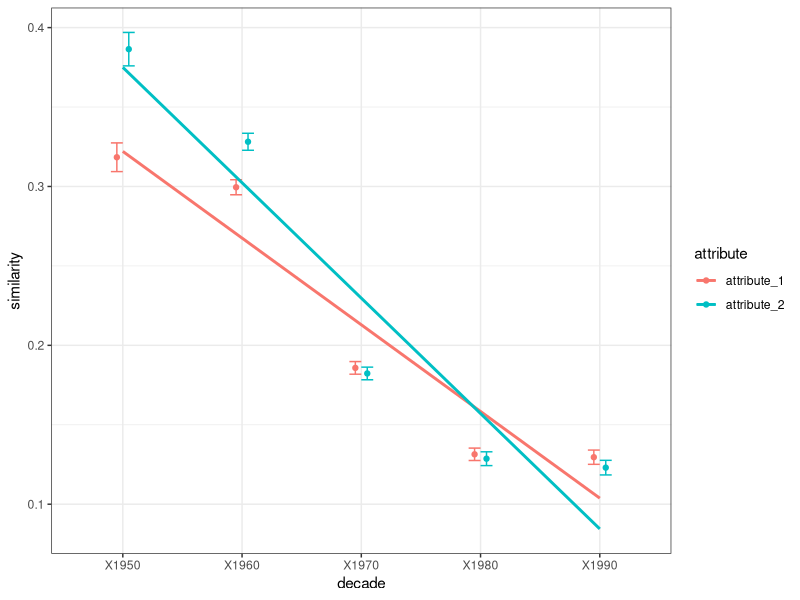

This figure's R source: (Note: this script raises an error after producing the figure.)
library(tidyverse)
library(lmerTest)
library(nlme)

panel_data <- read.csv("my_analysis/panel_data.csv")

# 整理数据，宽表转长表，
# 对于每个词对，如果有任何一个年代相似度为0，就去除这一词对
# 标记为注释的行是对每个年代的所有相似度分别进行标准化
panel_data <- panel_data %>%
  filter_if(., is.numeric, all_vars(. != 0)) %>%
  #{ .[, paste0("X", "", seq(1950, 1990, 10))] <- scale(.[, paste0("X", "", seq(1950, 1990, 10))]); . } %>%
  pivot_longer(paste0("X", "", seq(1950, 1990, 10)), names_to = "decade", values_to = "similarity")

# 绘图，误差棒是标准误，
# 标记为注释的两行分别是把误差棒改成标准差，和把回归直线改为连线
ggplot(panel_data, aes(decade, similarity, col = attribute)) +
  stat_summary(fun = "mean", geom = "point", position = position_dodge(0.2)) +
  stat_summary(fun.min = function(x) mean(x) + sd(x) / sqrt(length(x)), fun.max = function(x) mean(x) - sd(x) / sqrt(length(x)),
               #fun.min = function(x) mean(x) + sd(x), fun.max = function(x) mean(x) - sd(x),
               geom = "errorbar", width = 0.2,
               position = position_dodge(0.2)) +
  #stat_summary(aes(group = attribute), fun = "mean", geom = "line", position = position_dodge(0.2)) +
  geom_smooth(aes(group = attribute), method = "lm", se = FALSE) +
  theme_bw()

# 自变量编码，混合效应模型估计
panel_data$decade_code <- panel_data$decade
for (decade in seq(1950, 1990, 10)) {
  panel_data$decade_code <- replace(panel_data$decade_code, panel_data$decade_code == paste0("X", "", decade), (decade - 1950) / 10)
}
panel_data$decade_code <- as.numeric(panel_data$decade_code)
panel_data$attribute_code <- relevel(factor(panel_data$attribute), ref = "attribute_1")

model <- lmer(similarity ~ attribute_code * decade_code + (1 | word_pair), data = panel_data)
HLM_summary(model)

#计算各个年代SC-WEAT效应量
for (decade in paste0("X", "", seq(1950, 1990, 10))) {
  data <- panel_data[panel_data$decade == decade,]

  diff <- data %>%
    group_by(attribute) %>%
    summarise(mean(similarity)) %>%
  { . <- .[2, "mean(similarity)"] - .[1, "mean(similarity)"]; . }

  d <- as.numeric(diff / sd(data$similarity))

  print(d)
}
